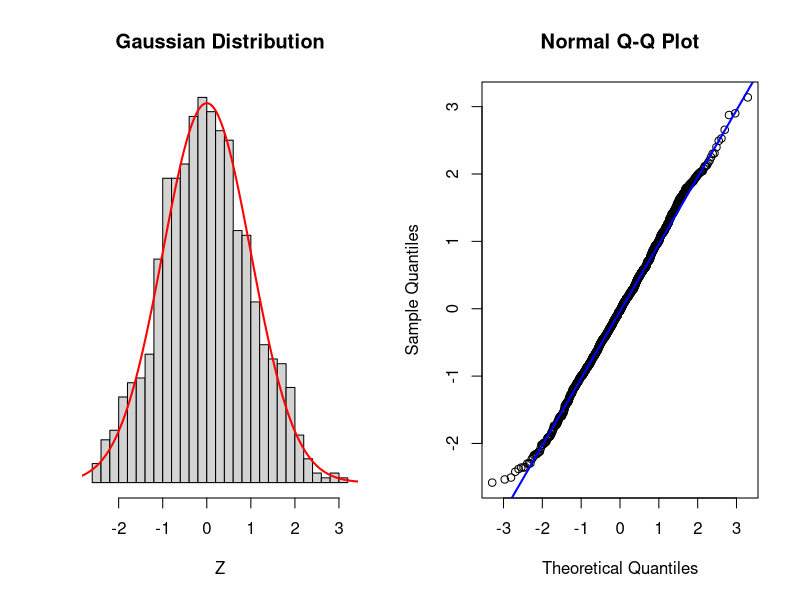
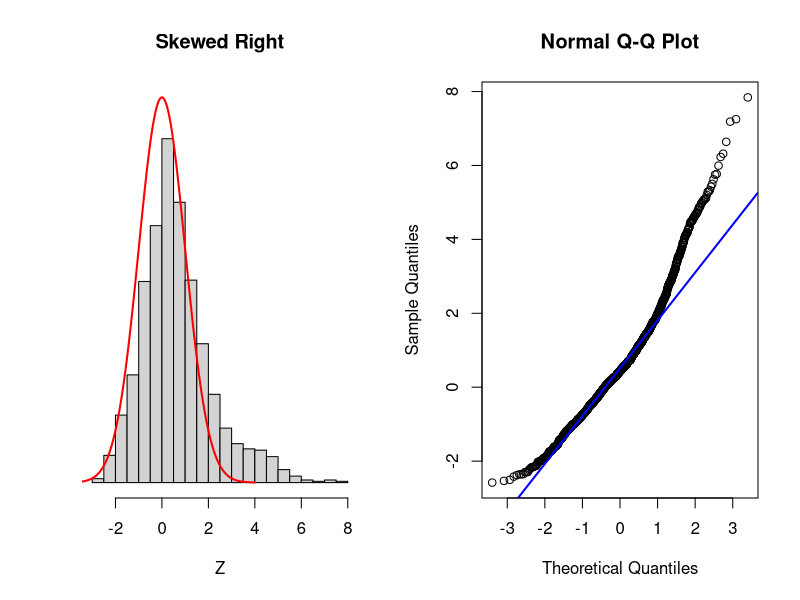
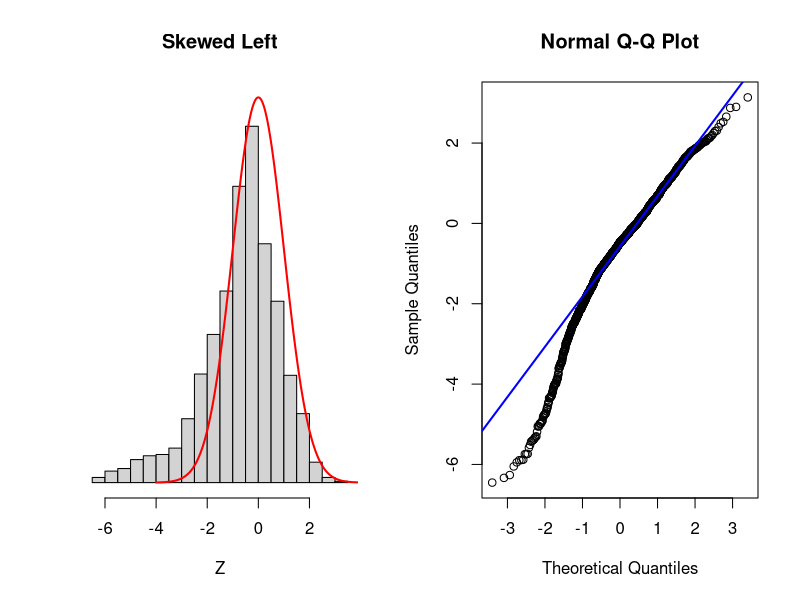
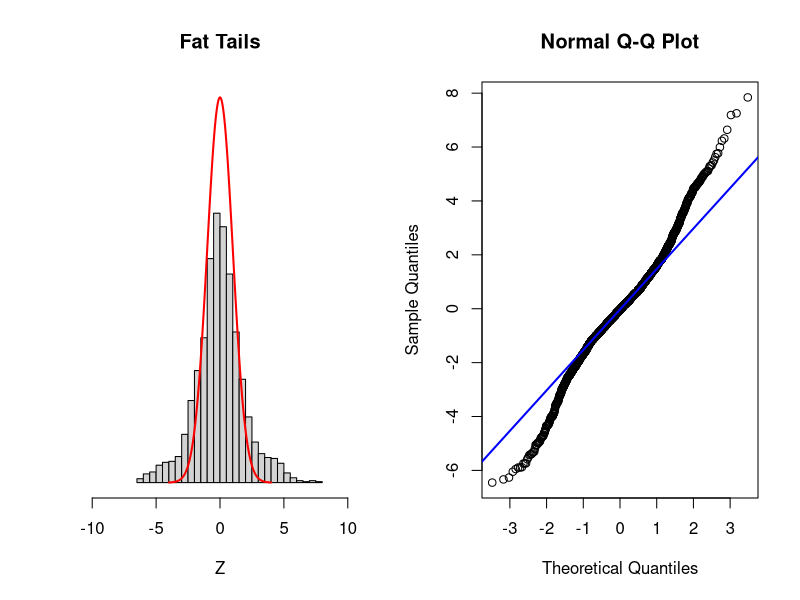
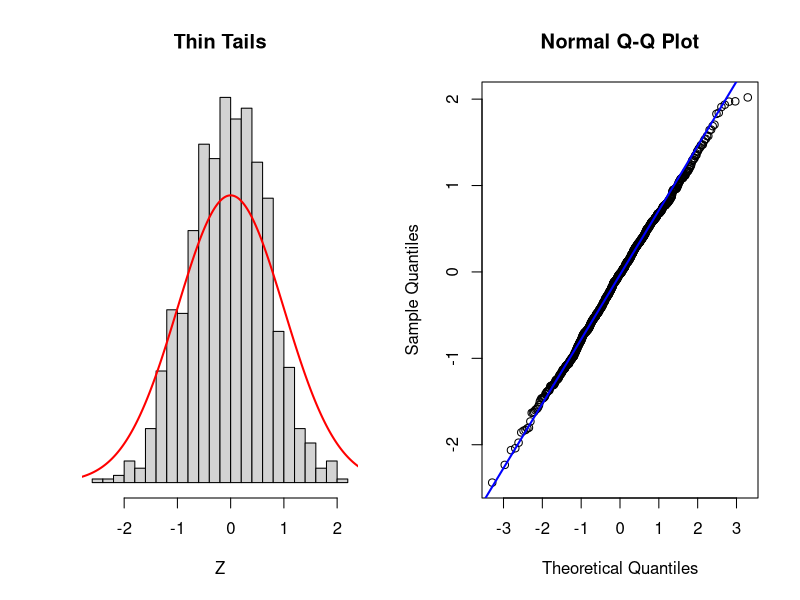
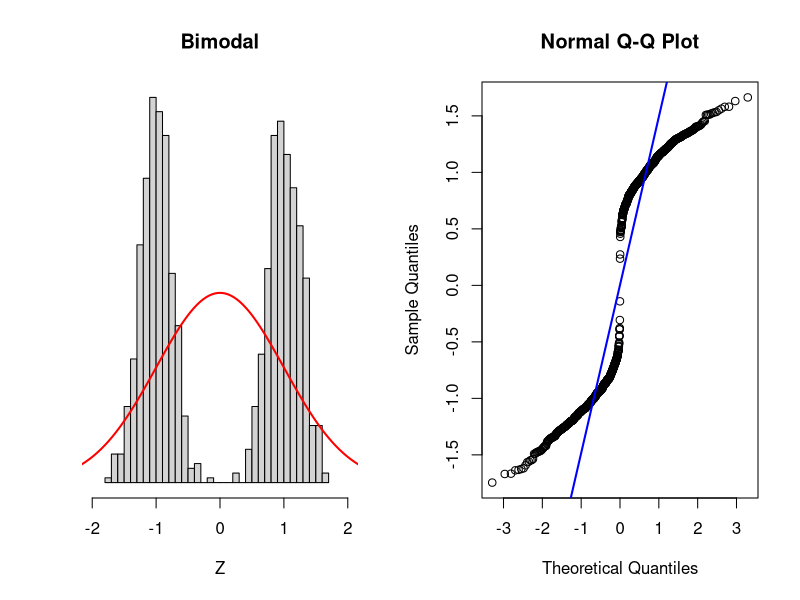
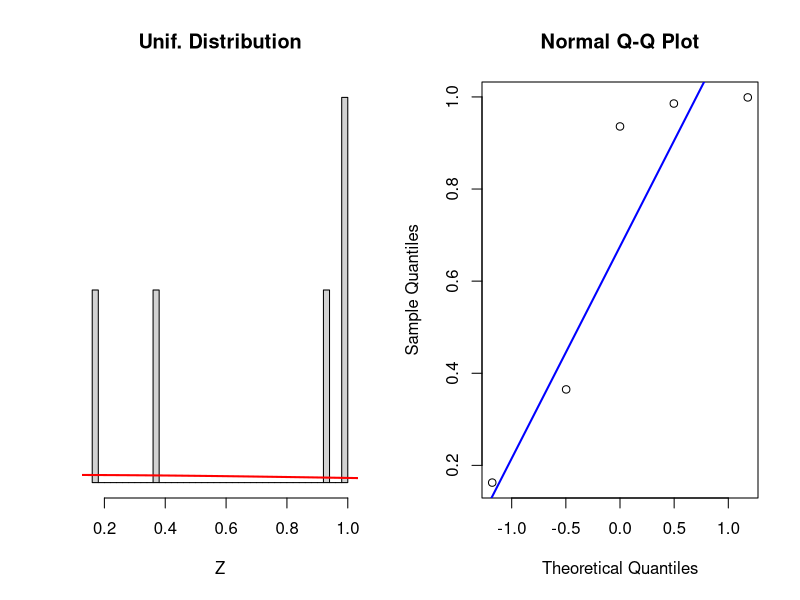

R code for these plots, in order:
pivot <- function(n){
     t <- 0
     x <- sort(runif(n))
     for (i in 1:n){
         t <- max(t, abs((i-1)/n - x[i]), abs(i/n - x[i]))
       }
     return(sqrt(n)*t)
}

# Draw two plots next to each other
par(mfrow = c(1, 2))

# normal_density are the y-values for the normal curve
# zs are the x-values for the normal curve
n <- 1000
normal_density <- dnorm(seq(-4, 4, 0.01))
zs <- seq(-4, 4, 0.01)

# Add some spice to the default histogram function
hist_ <- function(x, ...){
  hist(x, breaks = 30, xlab = "Z", ylab = "",  yaxt='n', freq = FALSE, ...)
  lines(zs, normal_density, type = "l", col = "red", lwd = 2)
}

# Gaussian Normal
# rnorm() generates random numbers from a normal distribution
# gaussian_rv is the dataset that will be compared to the Gaussian distribution
gaussian_rv <- rnorm(n)

# Draw the histogram
hist_(gaussian_rv, main = "Gaussian Distribution")

# Draw the Q-Q plot
qqnorm(gaussian_rv)
qqline(gaussian_rv, col = "blue", lwd = 2)

# Skewed Right
# skew_right is the dataset that will be compared to the Gaussian distribution
skew_right <- c(gaussian_rv[gaussian_rv > 0] * 2.5, gaussian_rv)

hist_(skew_right, main = "Skewed Right", ylim = c(0, max(normal_density)))

qqnorm(skew_right)
qqline(skew_right, col = "blue", lwd = 2)

# Skewed Left
# skew_left is the dataset that will be compared to the Gaussian distribution
skew_left <- c(gaussian_rv[gaussian_rv < 0]*2.5, gaussian_rv)

hist_(skew_left, main = "Skewed Left", ylim = c(0, max(normal_density)))

qqnorm(skew_left)
qqline(skew_left, col = "blue", lwd = 2)

# Fat Tails
fat_tails <- c(gaussian_rv*2.5, gaussian_rv)

hist_(fat_tails, main = "Fat Tails", ylim = c(0, max(normal_density)), xlim = c(-10, 10))

qqnorm(fat_tails)
qqline(fat_tails, col = "blue", lwd = 2)

# Thin Tails
thin_tails <- rnorm(n, sd = .7)

hist_(thin_tails, main = "Thin Tails")

qqnorm(thin_tails)
qqline(thin_tails, col = "blue", lwd = 2)

# Bimodal
bimodal <- c(rnorm(500, -1, .25), rnorm(500, 1, .25))

hist_(bimodal, main = "Bimodal", xlim = c(-2, 2))

qqnorm(bimodal)
qqline(bimodal, col = "blue", lwd = 2)

# Unif QQ
n = 5
unif_rv <- runif(n)

# Draw the histogram
hist_(unif_rv, main = "Unif. Distribution")

# Draw the Q-Q plot
qqnorm(unif_rv)
qqline(unif_rv, col = "blue", lwd = 2)